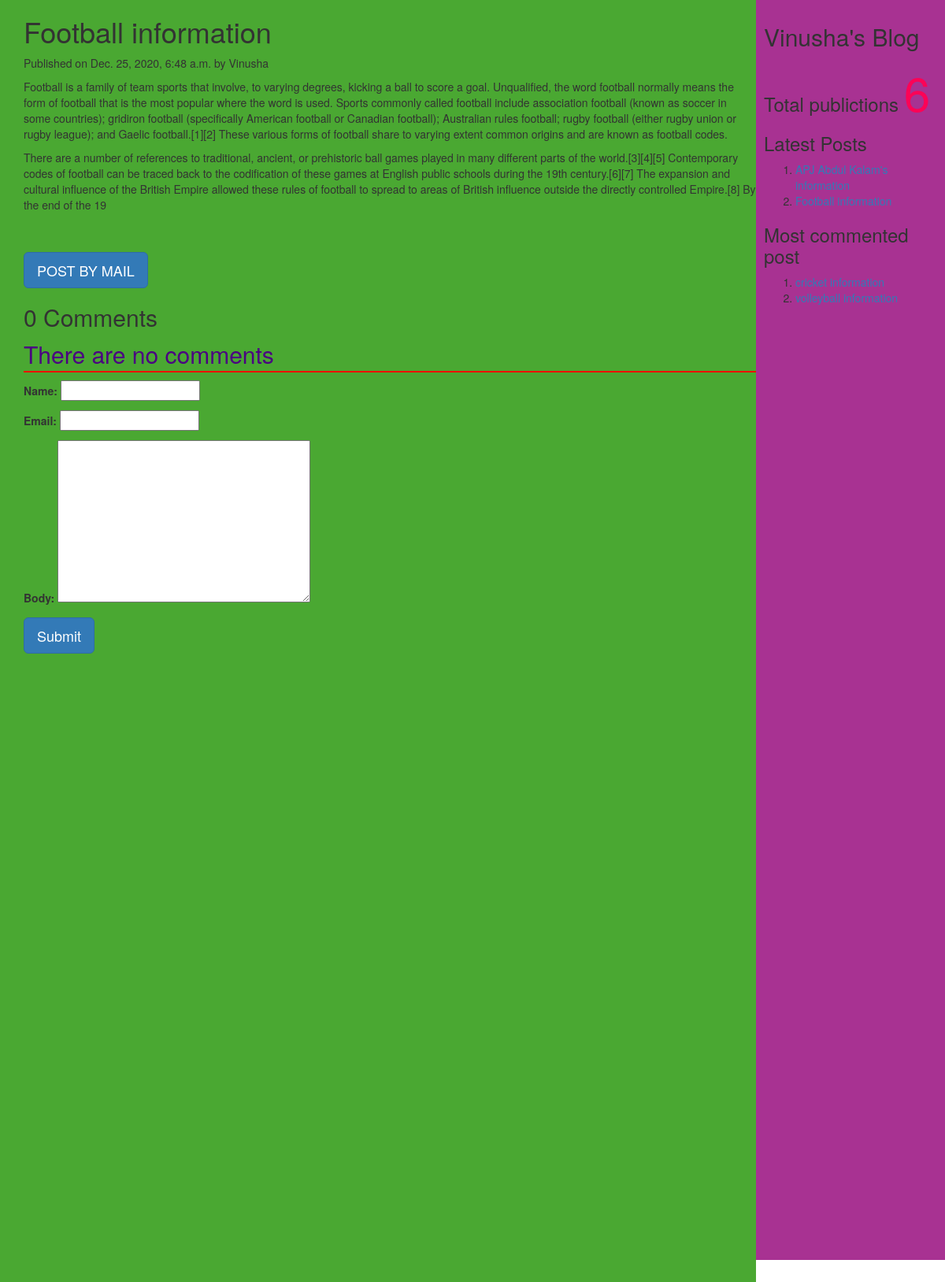
The app's page /2020/12/25/football-information with its own data.
### myApp/models.py (models this page shows, shortened)
class Post(models.Model):
          tags=TaggableManager()
          STATUS_CHOICES=(('draft','Draft'),('published','Published'))
          title=models.CharField(max_length=256)
          slug=models.SlugField(max_length=264,unique_for_date='publish')
          author=models.ForeignKey(User,related_name='blog_posts',on_delete= models.CASCADE)
          body=models.TextField()
          publish=models.DateTimeField(default=timezone.now)
          created=models.DateTimeField(auto_now_add=True)
          updated=models.DateTimeField(auto_now=True)
          status= models.CharField(max_length=10,choices=STATUS_CHOICES,default='draft')
          objects=CustomManager()
          class Meta:
                ordering=('-publish',)
          def get_absolute_url(self):
                return reverse('post_detail',args=[self.publish.year,self.publish.strftime('%m'),self.publish.strftime('%d'),self.slug])

### myApp/views.py (the view, shortened to what this page needs)
# urls.py: url(r'(?P<year>\d{4})/(?P<month>\d{2})/(?P<day>\d{2})/(?P<post>[-\w]+)',views.post_detail_view,name='post_detail'),
def post_detail_view(request,year,month,day,post):
    post=get_object_or_404(Post,slug=post,publish__year=year,publish__month=month,publish__day=day)
    comments=post.comments.filter(active=True)
    csubmit=False
    form=CommentForm()
    d={'post':post,'form':form,'csubmit':csubmit,'comments':comments}
    return render(request,'myApp/post_detail.html',d)

### myApp/forms.py
class CommentForm(forms.ModelForm):
    class Meta:
        model=Comment
        fields=('name','email','body')

### myApp/models.py (called while the page is built)
    def get_queryset(self):
        return super().get_queryset().filter(status='published')

### myApp/templatetags/mytags.py (called while the page is built)
@register.simple_tag
def total_posts():
    return Post.objects.count()

@register.inclusion_tag('myApp/latest_post.html')
def show_latest_posts(count=3):
    latest_posts=Post.objects.order_by('-publish')[:count]
    return {'latest_posts':latest_posts}

@register.simple_tag
def get_most_commented_posts(count=2):
    return Post.objects.annotate(total_comments=Count('comments')).order_by('-total_comments')[:count]

### templates/myApp/post_detail.html (shortened to what this page needs)
<html>
    {%extends 'myApp/parent.html'%}
        {%block content_block%}
        <h1>{{post.title}}</h1>
        <p>Published on {{post.publish}} by {{post.author|title}}</p>
        {{post.body|linebreaks}} <br><br>
        <a href="/{{post.id}}/share" class='btn btn-lg btn-primary'>POST BY MAIL</a>
        {%with comments.count as comments_count%}
        <h2>{{comments_count}} Comment{{comments_count|pluralize}}</h2>
        {%endwith%}
        {%if comments%}
         {%for c in comments%}
         <p>Comment {{forloop.counter}} by {{c.name}}</p>
        <div>{{c.body|linebreaks}}</div>
        <hr>
        {%endfor%}
        {%else%}
         <p style="color:indigo;font-size:30px;font-style:bold;border-bottom:2px red solid;">There are no comments</p>
        {%endif%}
         {%if csubmit%}
         <h2>Thank you..Your comment has been added successfully!!</h2>
         {%else%}
         <form  method="post">
           {{form.as_p}}
           <input type="submit" class='btn btn-lg btn-primary' value="Submit">
         </form>
         {%endif%}
        {%endblock%}

### templates/myApp/parent.html (shortened to what this page needs)
<html>
{%load mytags%}
    <head>
        <link rel="stylesheet" href="https://maxcdn.bootstrapcdn.com/bootstrap/3.3.7/css/bootstrap.min.css">
    </head>
    <body>
        <div class="content" style="width:80%;float:left;background-color:#4aa832;height:300%;padding:0 0 0 30px">
              {%block content_block%}
              {%endblock%}
        </div>
        <div class="sidebar" style="width:20%;float:right;background-color:#a83292;height:200%;padding:10px">
            <h2>Vinusha's Blog</h2>
            <h3>Total publictions
              <span style="color:#fc0356;font-size:60px">
              {%total_posts%}</span>
              <h3>Latest Posts</h3>
              {% show_latest_posts 2 %}
              <h3>Most commented post</h3>
              {%get_most_commented_posts as m%}
              <ol>
                {%for post in m%}
                <li><a href="{{post.get_absolute_url}}">{{post.title}}</a></li>
                {%endfor%}
              </ol>
            </h3>
        </div>
    </body>
</html>

### templates/myApp/latest_post.html
<!DOCTYPE html>
<html lang="en" dir="ltr">
  <body>
    <ol>
    {%for post in latest_posts%}
    <li><a href="{{post.get_absolute_url}}">{{post.title}}</a></li>
    {%endfor%}
    </ol>
  </body>
</html>

### records on screen
Post: title "Football information", publish "Dec. 25, 2020, 6:48 a.m.", author "Vinusha", body "Football is a family of team sports that involve, to varying degrees, kicking a ball to score a goal. Unqualified, the word football normally means the form of football that is the most popular where the word is used. Sports commonly called football include association football (known as soccer in some countries); gridiron football (specifically American football or Canadian football); Australian rules football; rugby football (either rugby union or rugby league); and Gaelic football.[1][2] These various forms of football share to varying extent common origins and are known as football codes. There are a number of references to traditional, ancient, or prehistoric ball games played in many…"

### other values on screen
{{ comments_count }} "0"
